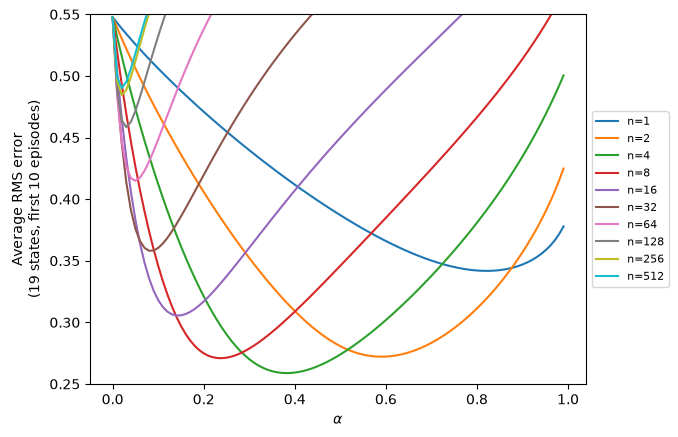

Generate this figure with Python:
"""
Reproduction of Figure 7.2: Performance of n-step TD methods as a function of alpha,
for various values of n, on a 19-state random walk task (Example 7.1).

All (alpha, n, run) combinations run as one batched tensor.
"""
import torch
import matplotlib.pyplot as plt


alpha = torch.arange(0, 1, 0.01)
n = 2 ** torch.arange(10)
n_runs = 100
n_state = 19

V = torch.zeros(len(alpha), len(n), n_runs, n_state+2) # (len_a, len_n, n_runs, n_state+2)

initial_state = 10
n_episode = 10


i, j = torch.meshgrid(torch.arange(len(n)), torch.arange(n_runs), indexing='ij')
r = torch.arange(n_runs)

true_values = torch.arange(-0.9, 1, 0.1)
errors = torch.zeros(len(alpha), len(n), n_episode)


for episode in range(n_episode):
    L = 256
    states = None
    while True:
        a = torch.randint(0, 2, (n_runs, L)) * 2 - 1
        if states is not None:
            states = torch.cat([states, states[:, -1:] + torch.cumsum(a, dim=1)], dim=1)
        else:
            states = initial_state + torch.cumsum(a, dim=1)  # (n_runs, L)
        terminal = (states == 0) | (states == n_state + 1)   # (n_runs, ?)
        if terminal.any(dim=1).all():
            break
    states = torch.cat([torch.full((n_runs,1), initial_state), states], dim=1) # concat initial state
    T = terminal.int().argmax(dim=1) + 1   # (n_runs)
    frozen_states = torch.where(torch.arange(terminal.size()[1] + 1)[None,:] >= T[:,None],
                                states.gather(1, T[:, None]), 
                                states)

    rewards = torch.zeros(frozen_states.size())
    rewards[torch.arange(n_runs), T] = torch.full((n_runs,), 1, dtype=torch.float) - 2 * (states.gather(1, T[:, None]) == 0).squeeze(1)
    cumsum_rewards = rewards.cumsum(1)      # frozen_states.size() = (n_runs, ?)

    # loop over tau, not t: a t-loop needs length >= T.max() + max(n), which isn't guaranteed
    for tau in range(int(T.max())):
        tau_n = (tau + n).clamp(max=frozen_states.size()[1] - 1)
        G = cumsum_rewards[:, tau_n].T - cumsum_rewards[None, :, tau]       # (len_n, n_runs) - (1, n_runs) = (len_n, n_runs)
        G = G[None, :, :] + V[:, i, j, frozen_states[:, tau_n].T]           # (len_a, len_n, n_runs)
        TD_n = G - V[:, :, r, frozen_states[:, tau]]                        # (len_a, len_n, n_runs)
        V[:, :, r, frozen_states[:, tau]] += alpha[:, None, None] * TD_n    # (len_a, len_n, n_runs)

    errors[:, : ,episode] = (true_values - V[:, :, :, 1:n_state+1]).pow(2).mean(dim=3).sqrt().mean(dim=2) # (len_a, len_n)

errors = errors.mean(dim=2) # (len_a, len_n)

for n_val in range(len(n)):
    plt.plot(alpha, errors[:,n_val], label=f"n={int(n[n_val])}")
plt.ylim(0.25, 0.55)
plt.xlabel(r"$\alpha$")
plt.ylabel("Average RMS error\n(19 states, first 10 episodes)")
plt.legend(fontsize=8, loc="center left", bbox_to_anchor=(1, 0.5))
plt.savefig("figure-7-2.png", bbox_inches="tight")
